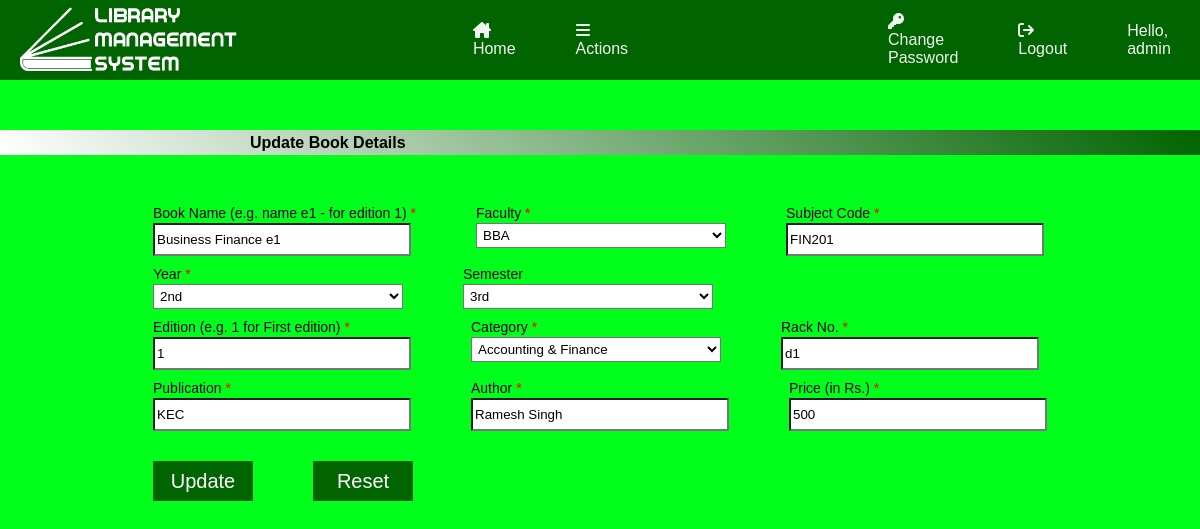
The page /Admins/updateBookDetails.php?bid=9&action=e (signed in) on the database its author committed.
### tables this page shows
CREATE TABLE `book_details_tbl` (
  `bid` int(20) NOT NULL,
  `bname` varchar(100) NOT NULL,
  `book_id` varchar(50) NOT NULL,
  `faculty_id` int(20) NOT NULL,
  `subcode` varchar(40) NOT NULL,
  `year` varchar(15) NOT NULL,
  `semester` varchar(10) NOT NULL,
  `edition` int(10) NOT NULL,
  `category_id` int(20) NOT NULL,
  `publication` varchar(100) NOT NULL,
  `author` varchar(100) NOT NULL,
  `price` int(20) NOT NULL,
  `rack_no` varchar(10) NOT NULL,
  `total_qty` int(20) NOT NULL DEFAULT 0,
  `issued_qty` int(20) NOT NULL DEFAULT 0,
  `available_qty` int(20) NOT NULL DEFAULT 0
);

### Admins/updateBookDetails.php (the view, shortened to what this page needs)
<?php
require('adminHeader.php');
require('../config.php');
$bid = $_GET['bid'];
$action = $_GET['action'];
if ($action == 'e') {
    $sql = "SELECT * FROM `book_details_tbl` WHERE bid=$bid";
    $result = mysqli_query($conn, $sql);
    $row = mysqli_fetch_assoc($result);
    $bname = $row['bname'];
    $faculty_id = $row['faculty_id'];
    $subcode = $row['subcode'];
    $year = $row['year'];
    $semester = $row['semester'];
    $edition = $row['edition'];
    $category_id = $row['category_id'];
    $publication = $row['publication'];
    $author = $row['author'];
    $price = $row['price'];
    $rack = $row['rack_no'];
    $query1 = "SELECT category_name FROM book_category_tbl WHERE cid= $category_id;";
    $res1 = mysqli_query($conn, $query1);
    $row1 = mysqli_fetch_assoc($res1);
    $cname = $row1['category_name'];
    $query2 = "SELECT faculty_name FROM faculty_tbl WHERE fid= $faculty_id";
    $res2 = mysqli_query($conn, $query2);
    $row2 = mysqli_fetch_assoc($res2);
    $facname = $row2['faculty_name'];
?>
    <!DOCTYPE html>
    <html lang="en">
    <head>
        <link rel="stylesheet" href="./css/addForm.css">
    </head>
    <body>
        <header>
            <div class="title">
                <h4>Update Book Details</h4>
            </div>
        </header>
        <div class="content">
            <main class="form-container">
                <form action="#" method="POST" class="bookentry">
                    <div class="form-row">
                        <div class="form-group">
                            <label for="bname">Book Name (e.g. name e1 - for edition 1) <span style="color: red;">*</span></label>
                            <input type="text" value="<?php echo $bname; ?>" name="bname" placeholder="Book Name" required>
                        </div>
                        <div class="form-group">
                            <label for="bFaculty">Faculty <span style="color: red;">*</span></label>
                            <select name="faculty">
                                <?php
                                $query = "SELECT `faculty_name` FROM faculty_tbl";
                                $result = mysqli_query($conn, $query);
                                if (mysqli_num_rows($result) > 0) {
                                    while ($rows = mysqli_fetch_assoc($result)) { ?>
                                        <option value="<?php echo $rows['faculty_name']  ?>" <?php if ($facname == $rows['faculty_name']) {
                                                                                                    echo 'selected';
                                                                                                } ?>><?php echo $rows['faculty_name']  ?></option>
                                <?php
                                    }
                                }
                                ?>
                            </select>
                        </div>
                        <div class="form-group">
                            <label for="subcode">Subject Code <span style="color: red;">*</span></label>
                            <input type="text" value="<?php echo $subcode; ?>" name="subcode" placeholder="Subject Code">
                        </div>
                    </div>
                    <div class="form-row">
                        <div class="form-group">
                            <label for="year">Year <span style="color: red;">*</span></label>
                            <select name="year" id="year">
                                <option value="2nd" <?php if ($year == '2nd') {
                                                        echo 'selected';
                                                    } ?>>2nd</option>
                            </select>
                        </div>
                        <div class="form-group">
                            <label for="sem">Semester</label>
                            <select name="semester" id="sem">
                                <option value="3rd" <?php if ($semester == '3rd') {
                                                        echo 'selected';
                                                    } ?>>3rd</option>
                            </select>
                        </div>
                    </div>
                    <div class="form-row">
                        <div class="form-group">
                            <label for="edition">Edition (e.g. 1 for First edition) <span style="color: red;">*</span></label>
                            <input type="text" value="<?php echo $edition; ?>" name="edition" placeholder="Edition" required>
                        </div>
                        <div class="form-group">
                            <label for="category">Category <span style="color: red;">*</span></label>
                            <select name="category">
                                <?php
                                $query = "SELECT `category_name` FROM book_category_tbl";
                                $result = mysqli_query($conn, $query);
                                if (mysqli_num_rows($result) > 0) {
                                    while ($rows = mysqli_fetch_assoc($result)) { ?>
                                        <option value="<?php echo $rows['category_name']  ?>" <?php if ($cname == $rows['category_name']) {
                                                                                                    echo 'selected';
                                                                                                } ?>><?php echo $rows['category_name']  ?></option>
                                <?php
                                    }
                                }
                                ?>
                            </select>
                        </div>
                        <div class="form-group">
                            <label for="rackno">Rack No. <span style="color: red;">*</span></label>
                            <input type="text" value="<?php echo $rack; ?>" name="rackno" placeholder="Enter rack no." required>
                        </div>
                    </div>
                    <div class="form-row">
                        <div class="form-group">
                            <label for="Publication">Publication <span style="color: red;">*</span></label>
                            <input type="text" value="<?php echo $publication; ?>" name="publication" placeholder="Publication" required>
                        </div>
                        <div class="form-group">
                            <label for="Author">Author <span style="color: red;">*</span></label>
                            <input type="text" value="<?php echo $author; ?>" name="author" placeholder="author" required>
                        </div>
                        <div class="form-group">
                            <label for="Price">Price (in Rs.) <span style="color: red;">*</span></label>
                            <input type="text" value="<?php echo $price; ?>" name="price" placeholder="Price of Book" required>
                        </div>
                    </div>
                    <div class="form-row">
                        <div class="form-btn">
                            <input type="submit" class="fbtn" name="updatebd" value="Update">
                        </div>
                        <div class="form-btn">
                            <input type="reset" class="fbtn" name="reset" value="Reset">
                        </div>
                    </div>
                </form>
            </main>
        </div>
    </body>
    </html>
<?php
}
?>

### css/header.css (style rules this page uses)
* { margin: 0; padding: 0; }
body { background-color: rgb(0, 255, 26); font-family: Arial, Helvetica, sans-serif; background-repeat: no-repeat; background-attachment: fixed; }

### Admins/css/addForm.css (style rules this page uses)
:root { --green: #006400; }
* { padding: 0; margin: 0; }
header .title { height: 25px; background: linear-gradient(45deg, white,var(--green)); padding-left: 250px; margin: 50px 0; line-height: 25px; display: flex; }
.content { display: grid; place-items: center; }
.form-row { display: flex; }
.form-group { display: flex; flex-direction: column; margin: 0 30px 10px; }
.form-group label { font-size: 14px; margin-bottom: 2px; }
.form-group input, .form-group select { width: 250px; height: 25px; padding: 2px; background-color: white; }
.form-btn { margin: 20px 30px 10px 30px; }
.form-btn .fbtn { padding: 5px; background-color: var(--green); color: white; border: none; cursor: pointer; min-width: 100px; font-size: 20px; height: 40px; }

### rows shown on the page
book_details_tbl: bname "Business Finance e1", subcode "FIN201", year "2nd", semester "3rd", edition "1", rackno "d1", publication "KEC", author "Ramesh Singh", price "500"

### other values the page prints
$_SESSION['role'] "admin"
form field faculty "BBA"
form field category "Accounting & Finance"
